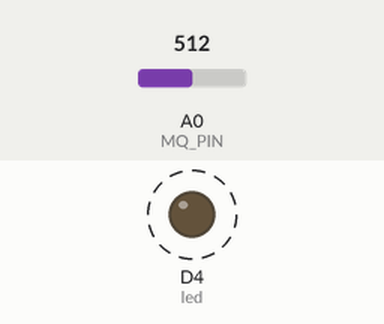
This sketch was run on a simulated ESP8266 (NodeMCU). Shown: output pins drawn as LEDs (lit = HIGH). Dashed ring = blinking. Inputs (shaded band) come from the test bench; at power-on: A0 (MQ_PIN) = 512. What the sketch prints to the serial monitor is not drawn.

Above: at 25.4 s.
Timing chart, 0 to 29.3 s (numbered marks = the images above):
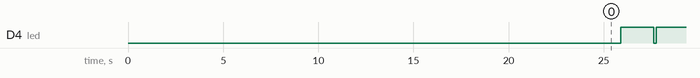

The sketch:

kalibrasimq2.ino
```cpp
/*******************Demo for MQ-2 Gas Sensor Module V1.0*****************************
Support:  Tiequan Shao: support[at]sandboxelectronics.com

Lisence: Attribution-NonCommercial-ShareAlike 3.0 Unported (CC BY-NC-SA 3.0)

Note:    This piece of source code is supposed to be used as a demostration ONLY. More
         sophisticated calibration is required for industrial field application.

                                                    Sandbox Electronics    2011-04-25
************************************************************************************/

/************************Hardware Related Macros************************************/
#define         MQ_PIN                       (A0)     //define which analog input channel you are going to use
#define         RL_VALUE                     (5)     //define the load resistance on the board, in kilo ohms
#define         RO_CLEAN_AIR_FACTOR          (9.83)  //RO_CLEAR_AIR_FACTOR=(Sensor resistance in clean air)/RO,
                                                    //which is derived from the chart in datasheet
#define         led                       (D4)
/***********************Software Related Macros************************************/
#define         CALIBARAION_SAMPLE_TIMES     (50)    //define how many samples you are going to take in the calibration phase
#define         CALIBRATION_SAMPLE_INTERVAL  (500)   //define the time interal(in milisecond) between each samples in the
                                                     //cablibration phase
#define         READ_SAMPLE_INTERVAL         (50)    //define how many samples you are going to take in normal operation
#define         READ_SAMPLE_TIMES            (5)     //define the time interal(in milisecond) between each samples in
                                                     //normal operation

/**********************Application Related Macros**********************************/
#define         GAS_LPG                      (0)
#define         GAS_CO                       (1)
#define         GAS_SMOKE                    (2)

/*****************************Globals***********************************************/
float           LPGCurve[3]  =  {2.3,0.21,-0.47};   //two points are taken from the curve.
                                                    //with these two points, a line is formed which is "approximately equivalent"
                                                    //to the original curve.
                                                    //data format:{ x, y, slope}; point1: (lg200, 0.21), point2: (lg10000, -0.59)
float           COCurve[3]  =  {2.3,0.72,-0.34};    //two points are taken from the curve.
                                                    //with these two points, a line is formed which is "approximately equivalent"
                                                    //to the original curve.
                                                    //data format:{ x, y, slope}; point1: (lg200, 0.72), point2: (lg10000,  0.15)
float           SmokeCurve[3] ={2.3,0.53,-0.44};    //two points are taken from the curve.
                                                    //with these two points, a line is formed which is "approximately equivalent"
                                                    //to the original curve.
                                                    //data format:{ x, y, slope}; point1: (lg200, 0.53), point2: (lg10000,  -0.22)
float           Ro           =  10;                 //Ro is initialized to 10 kilo ohms

void setup()
{
  pinMode(led, OUTPUT);
  Serial.begin(9600);                               //UART setup, baudrate = 9600bps
  Serial.print("Calibrating...\n");
  Ro = MQCalibration(MQ_PIN);                       //Calibrating the sensor. Please make sure the sensor is in clean air
                                                    //when you perform the calibration
  Serial.print("Calibration is done...\n");
  Serial.print("Ro=");
  Serial.print(Ro);
  Serial.print("kohm");
  Serial.print("\n");
}

void loop()
{
  int vmax = analogRead(MQ_PIN);

   Serial.print("\n");
  Serial.print("\n");
  Serial.print("VMAX: ");
  Serial.print(vmax);
    Serial.print("    ");
   Serial.print("LPG:");
   Serial.print(MQGetGasPercentage(MQRead(MQ_PIN)/Ro,GAS_LPG) );
   Serial.print( "ppm" );
   Serial.print("    ");
   Serial.print("CO:");
   Serial.print(MQGetGasPercentage(MQRead(MQ_PIN)/Ro,GAS_CO) );
   Serial.print( "ppm" );
   Serial.print("    ");
   Serial.print("SMOKE:");
   Serial.print(MQGetGasPercentage(MQRead(MQ_PIN)/Ro,GAS_SMOKE) );
   Serial.print( "ppm" );
   if (vmax>225){
    digitalWrite (led, LOW) ;
    delay(125);
    digitalWrite (led, HIGH) ;
    }
    else
    {
      digitalWrite (led, HIGH) ;
    }
   delay(1000);


}

/****************** MQResistanceCalculation ****************************************
Input:   raw_adc - raw value read from adc, which represents the voltage
Output:  the calculated sensor resistance
Remarks: The sensor and the load resistor forms a voltage divider. Given the voltage
         across the load resistor and its resistance, the resistance of the sensor
         could be derived.
************************************************************************************/
float MQResistanceCalculation(int raw_adc)
{
  return ( ((float)RL_VALUE*(1023-raw_adc)/raw_adc));
}

/***************************** MQCalibration ****************************************
Input:   mq_pin - analog channel
Output:  Ro of the sensor
Remarks: This function assumes that the sensor is in clean air. It use
         MQResistanceCalculation to calculates the sensor resistance in clean air
         and then divides it with RO_CLEAN_AIR_FACTOR. RO_CLEAN_AIR_FACTOR is about
         10, which differs slightly between different sensors.
************************************************************************************/
float MQCalibration(int mq_pin)
{
  int i;
  float val=0;

  for (i=0;i<CALIBARAION_SAMPLE_TIMES;i++) {            //take multiple samples
    val += MQResistanceCalculation(analogRead(mq_pin));
    delay(CALIBRATION_SAMPLE_INTERVAL);
  }
  val = val/CALIBARAION_SAMPLE_TIMES;                   //calculate the average value

  val = val/RO_CLEAN_AIR_FACTOR;                        //divided by RO_CLEAN_AIR_FACTOR yields the Ro
                                                        //according to the chart in the datasheet

  return val;
}
/*****************************  MQRead *********************************************
Input:   mq_pin - analog channel
Output:  Rs of the sensor
Remarks: This function use MQResistanceCalculation to caculate the sensor resistenc (Rs).
         The Rs changes as the sensor is in the different consentration of the target
         gas. The sample times and the time interval between samples could be configured
         by changing the definition of the macros.
************************************************************************************/
float MQRead(int mq_pin)
{
  int i;
  float rs=0;

  for (i=0;i<READ_SAMPLE_TIMES;i++) {
    rs += MQResistanceCalculation(analogRead(mq_pin));
    delay(READ_SAMPLE_INTERVAL);
  }

  rs = rs/READ_SAMPLE_TIMES;

  return rs;
}

/*****************************  MQGetGasPercentage **********************************
Input:   rs_ro_ratio - Rs divided by Ro
         gas_id      - target gas type
Output:  ppm of the target gas
Remarks: This function passes different curves to the MQGetPercentage function which
         calculates the ppm (parts per million) of the target gas.
************************************************************************************/
int MQGetGasPercentage(float rs_ro_ratio, int gas_id)
{
  if ( gas_id == GAS_LPG ) {
     return MQGetPercentage(rs_ro_ratio,LPGCurve);
  } else if ( gas_id == GAS_CO ) {
     return MQGetPercentage(rs_ro_ratio,COCurve);
  } else if ( gas_id == GAS_SMOKE ) {
     return MQGetPercentage(rs_ro_ratio,SmokeCurve);
  }

  return 0;
}

/*****************************  MQGetPercentage **********************************
Input:   rs_ro_ratio - Rs divided by Ro
         pcurve      - pointer to the curve of the target gas
Output:  ppm of the target gas
Remarks: By using the slope and a point of the line. The x(logarithmic value of ppm)
         of the line could be derived if y(rs_ro_ratio) is provided. As it is a
         logarithmic coordinate, power of 10 is used to convert the result to non-logarithmic
         value.
************************************************************************************/
int  MQGetPercentage(float rs_ro_ratio, float *pcurve)
{
  return (pow(10,( ((log(rs_ro_ratio)-pcurve[1])/pcurve[2]) + pcurve[0])));
}
```

Measured:
- by itself, D4 (led): alternates HIGH for 1.8 s and LOW for 0.13 s
